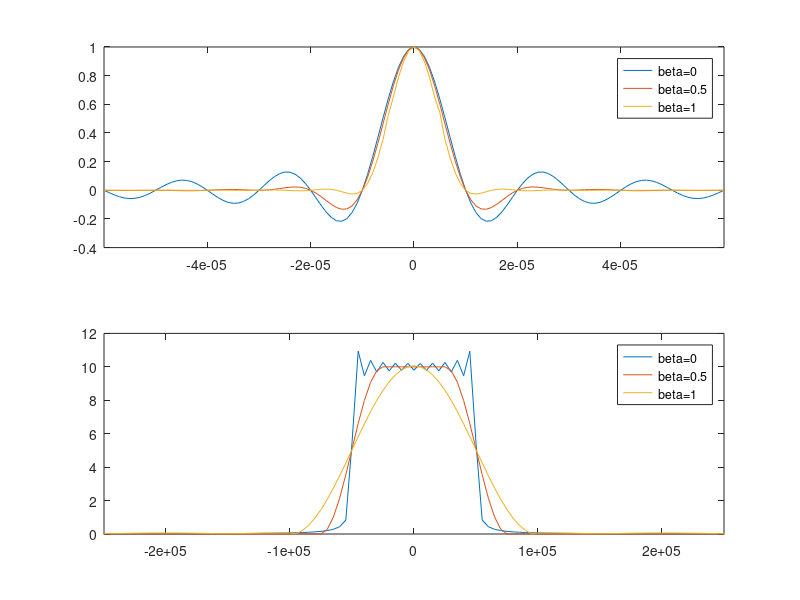
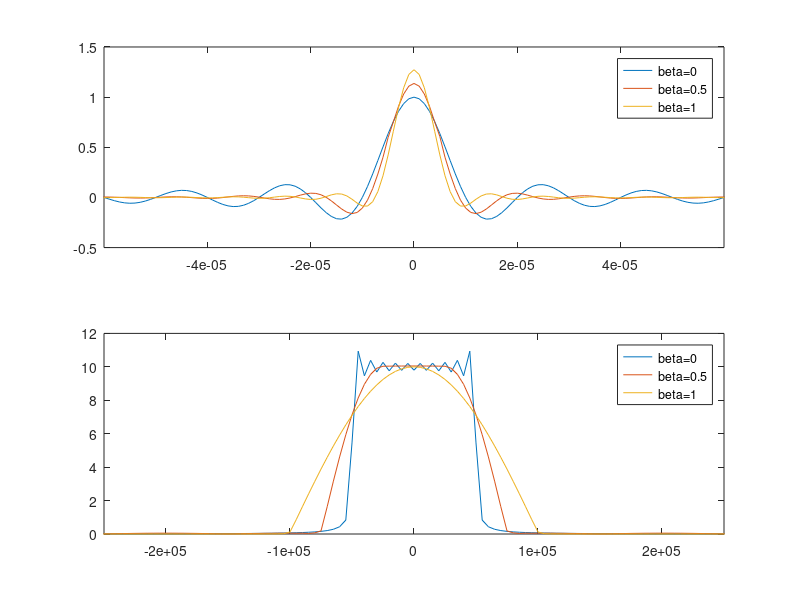
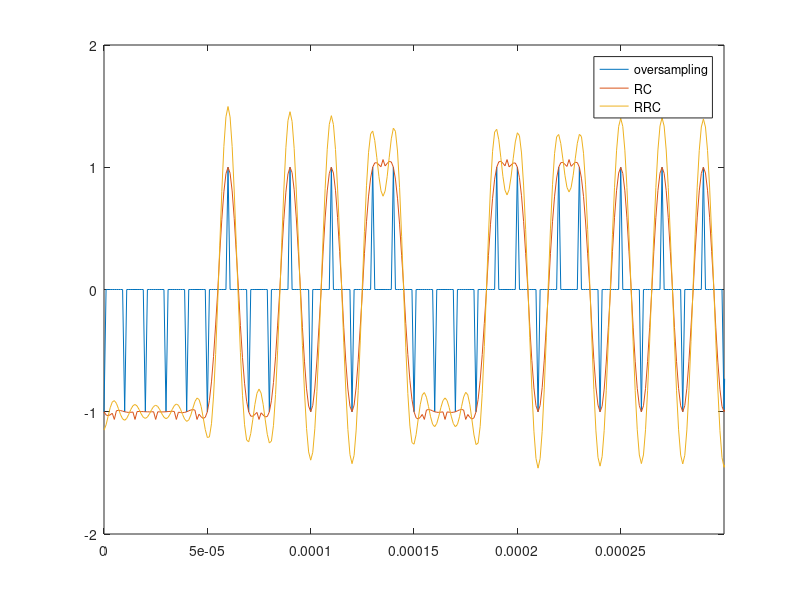

MATLAB code to generate these figures, in order:
clc;
clear;
T=1/(10^5);
t=-10*T:T/10:10*T; %샘플링 10^6
Fs=10^6; 
b=[0, 0.5, 1];
%RC filter
figure(1)
for n=1:3
    h1_t=sinc(t/T).*cos(pi*b(n)*t/T)./(1-(2*b(n)*t/T).^2);  
    h1_f=fftshift(fft(h1_t));

    f1_axis=linspace(-Fs/2,Fs/2,length(h1_f));
    subplot(2,1,1);
    plot(t,h1_t);
    hold on  
    legend('beta=0','beta=0.5','beta=1');
    xlim([-0.00006, 0.00006]);
    subplot(2,1,2);
    plot(f1_axis,abs(h1_f));
    hold on
    legend('beta=0','beta=0.5','beta=1');
    xlim([-Fs/4,Fs/4])
end
%RRC filter
figure(2)
for n=1:3
    h2_t=(sin(pi*t/T*(1-b(n)))+4*b(n)*t/T.*cos(pi*t/T*(1+b(n))))./(pi*t/T.*(1-(4*b(n)*t/T).^2));  
    h2_t(101)=1+b(n)*(4/pi-1);
    h2_f=fftshift(fft(h2_t));

    f2_axis=linspace(-Fs/2,Fs/2,length(h2_f));
    subplot(2,1,1);
    plot(t,h2_t);
    hold on  
    legend('beta=0','beta=0.5','beta=1');
    xlim([-0.00006, 0.00006]);
    subplot(2,1,2);
    plot(f2_axis,abs(h2_f));
    hold on
    legend('beta=0','beta=0.5','beta=1');
    xlim([-Fs/4,Fs/4])
end
%oversampling
figure(3)
data=randi([0,1],1,1000)*2-1;
oversample_data=zeros(1,10000);
for k=1:1000
oversample_data(10*(k-1)+1)=data(k);
    for l=2:10
        oversample_data(10*(k-1)+l)=0;
    end
end
space=linspace(0,0.01,10000); 
%Fs=10^6로 샘플링된 신호의 sample T=1/(10^6) conv 신호개수 10000개에 fitting
g1=conv(oversample_data,h1_t,'same');
g2=conv(oversample_data,h2_t,'same');
plot(space,oversample_data);
hold on
plot(space,g1);
hold on
plot(space,g2);
legend('oversampling','RC','RRC');
xlim([0 0.0003]);


